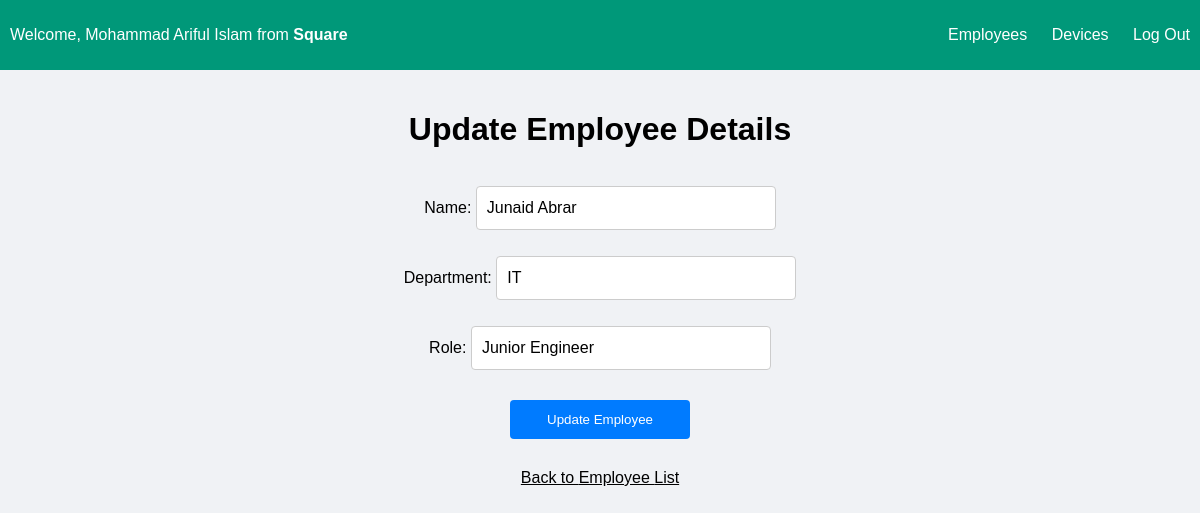
The page /employees/update/2/ (signed in) on the database its author committed.
### assetTracker/models.py (models this page shows, shortened)
class Employee(models.Model):
    user = models.OneToOneField(User, on_delete=models.CASCADE, null=True, blank=True)
    name = models.CharField(max_length=100)
    company = models.ForeignKey(Company, on_delete=models.CASCADE)
    employee_type = models.CharField(max_length=20, choices=(('staff', 'Staff'), ('general', 'General Employee')))
    department = models.CharField(max_length=100)
    role = models.CharField(max_length=100)

class Company(models.Model):
    name = models.CharField(max_length=100)

### assetTracker/views.py (the view)
# urls.py: path('employees/update/<int:pk>/', views.update_employee, name='update_employee'),
@login_required(login_url='login')
def update_employee(request, pk):
    employee = get_object_or_404(Employee, pk=pk, company=request.user.employee.company)
    if request.method == "POST":
        form = EmployeeForm(request.POST, instance=employee)
        if form.is_valid():
            form.save()
            return redirect('list_employees')
    else:
        form = EmployeeForm(instance=employee)
    context = {
        'form': form,
        'item_name': 'Employee',
        'list_url': 'list_employees'
    }
    return render(request, 'update_item.html', context)

### assetTracker/forms.py
class EmployeeForm(BaseForm):
    class Meta:
        model = Employee
        fields = ['name', 'department', 'role']

### assetTracker/templates/update_item.html (shortened to what this page needs)
{% extends 'navbar.html' %} {% block content %}
<div class="content-wrapper">
    <h1>Update {{ item_name }} Details</h1>
    <form method="post" action="">
        {% csrf_token %} {{ form.as_p }}
        <input type="submit" class="action-button" value="Update {{ item_name }}" />
    </form>
    <a href="{% url list_url %}">Back to {{ item_name }} List</a>
</div>
{% endblock %}

### assetTracker/templates/navbar.html (shortened to what this page needs)
<!DOCTYPE html>
{% load static %}
<html lang="en">
<head>
    <link rel="stylesheet" href="{% static 'style.css' %}" />
</head>
<body>
    <div class="navbar">
        {% if request.user.is_authenticated %}
        <span>Welcome, {{ request.user.employee.name }} from <b>{{ request.user.employee.company.name }}</b></span>
        <div class="navbar-links">
            <a href="{% url 'list_employees' %}">Employees</a>
            <a href="{% url 'list_devices' %}">Devices</a>
            <a href="{% url 'logout' %}">Log Out</a>
        </div>
        {% endif %}
    </div>
    {% block content %} {% endblock %}
</body>
</html>

### static/style.css (style rules this page uses)
body { background-color: #f0f2f5; margin: 0; padding: 0; font-family: Arial, sans-serif; }
.navbar { display: flex; justify-content: space-between; align-items: center; padding: 10px; background-color: #009879; color: white; height: 50px; }
.navbar span { margin-right: auto; / }
.navbar-links a { color: white; text-decoration: none; margin-left: 20px; padding: 10px 0; display: inline-block; height: 100%; box-sizing: border-box; }
.action-button { padding: 10px 15px; background-color: #007bff; color: white; text-decoration: none; border-radius: 5px; transition: background-color 0.3s ease; }
.content-wrapper { max-width: 600px; margin: 0 auto; padding: 20px; text-align: center; }
form { display: inline-block; width: 100%; }
form input[type="submit"] { width: 30%; background-color: #007bff; color: white; padding: 12px 20px; margin: 20px auto; margin-bottom: 30px; border: none; border-radius: 4px; cursor: pointer; display: block; }
.content-wrapper a { color: black; }
.big-form-field { font-size: 16px; padding: 12px 10px; width: 50%; box-sizing: border-box; border: 1px solid #ccc; border-radius: 4px; margin-bottom: 10px; }

### rows shown on the page
Employee: name "Junaid Abrar", department "IT", role "Junior Engineer"

### other values the page prints
{{ request.user.employee.name }} "Mohammad Ariful Islam"
{{ request.user.employee.company.name }} "Square"
{{ item_name }} "Employee"
